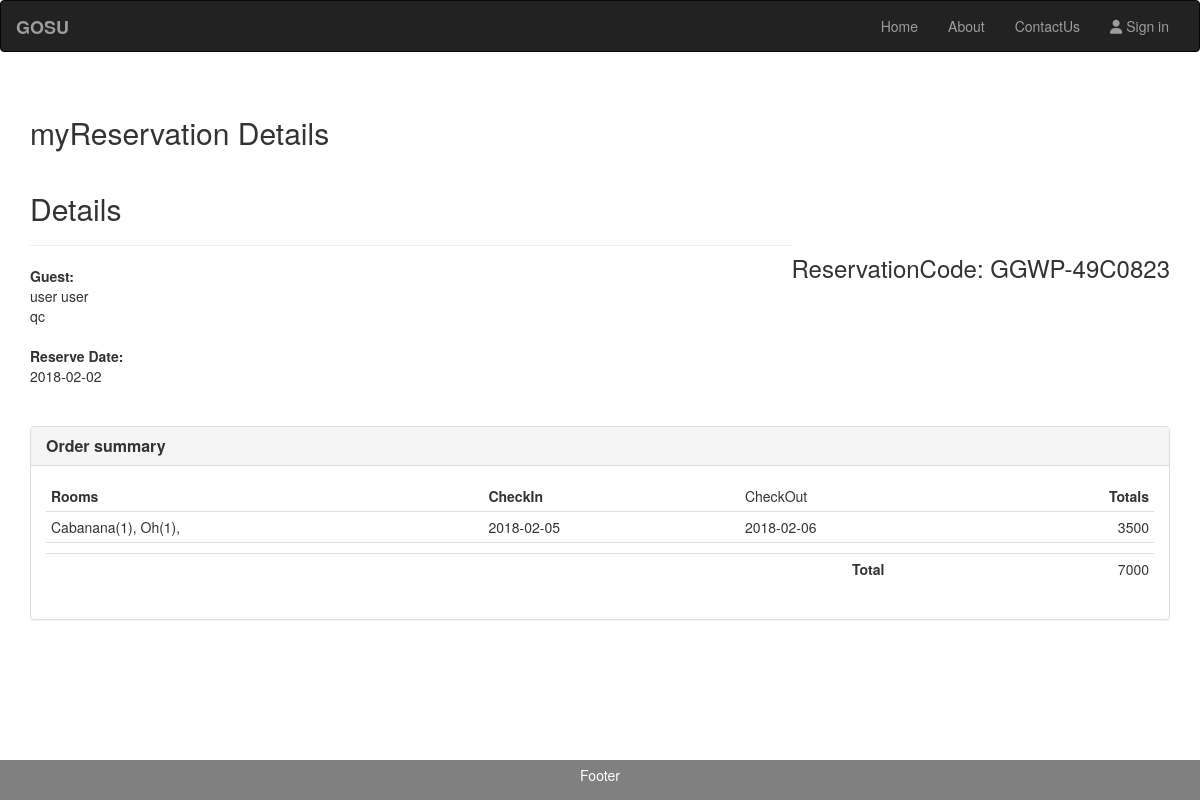
/reservationdetails.php?rcode=GGWP-49C0823, run on the app's committed database.
### tables this page shows
CREATE TABLE `users` (
  `id` int(11) NOT NULL,
  `firstname` varchar(100) DEFAULT NULL,
  `lastname` varchar(250) NOT NULL,
  `email` varchar(250) NOT NULL,
  `address` varchar(250) NOT NULL,
  `number` varchar(250) NOT NULL,
  `username` varchar(50) DEFAULT NULL,
  `password` varchar(50) DEFAULT NULL,
  `user_type` int(11) DEFAULT NULL,
  `status` int(11) NOT NULL
);

CREATE TABLE `reservation` (
  `reserveid` int(11) NOT NULL,
  `reservationcode` varchar(250) NOT NULL,
  `user_id` int(11) NOT NULL,
  `total` decimal(10,0) NOT NULL,
  `balance` decimal(10,0) NOT NULL,
  `dp` decimal(10,0) NOT NULL,
  `paymentstatus` int(11) NOT NULL,
  `checkin` date NOT NULL,
  `checkout` date NOT NULL,
  `reservationdate` date NOT NULL
);

CREATE TABLE `reservationdetails` (
  `id` int(11) NOT NULL,
  `reservationcode` varchar(250) NOT NULL,
  `user` varchar(250) NOT NULL,
  `room_id` int(11) NOT NULL,
  `checkin` date NOT NULL,
  `checkout` date NOT NULL,
  `qty` int(11) NOT NULL,
  `totalprice` decimal(10,0) NOT NULL,
  `status` varchar(250) NOT NULL
);

### reservationdetails.php (the view, shortened to what this page needs)
<?php
function displayTitle(){
	echo 'myReservation Details';
}
function displayContent() {
	require 'db/connection.php';
	$ID = $_GET['rcode'];
	$totalprice = 0;
	$sel = "SELECT * FROM reservationdetails JOIN users ON (reservationdetails.user = users.id)
	JOIN rooms ON (reservationdetails.room_id = rooms.id)
	JOIN reservation ON (reservationdetails.reservationcode = reservation.reservationcode)
	WHERE reservationdetails.reservationcode = '$ID' ORDER BY reservationdetails.reservationcode ";
		$res = mysqli_query($conn,$sel);
		$rname= "";
	while ($row = mysqli_fetch_array($res)) {
	$fname = $row['firstname'];
	$lname = $row['lastname'];
	$fullname = $fname.' '.$lname;
	$date = $row['reservationdate'];
	$rname .=  $row['name'].'('.count($rname).'), ';
	$price = $row['totalprice'];
	$totalprice += $row['totalprice'];
	$CheckIn = $row['checkin'];
	$CheckOut = $row['checkout'];
	$address = $row['address'];
	}
	echo '
    <div class="row">
        <div class="col-xs-12">
    		<div class="invoice-title">
    			<h2>Details</h2><h3 class="pull-right">ReservationCode: '.$ID.'</h3>
    		</div>
    		<hr>
    		<div class="row">
    			<div class="col-xs-6 text-left">
    				<address>
        			<strong>Guest:</strong><br>
    					'.$fullname.'<br>
    					'.$address.'
    				</address>
    			</div>
    		</div>
    		<div class="row">
    			<div class="col-xs-6 text-left">
    				<address>
    					<strong>Reserve Date:</strong><br>
    					'.$date.'<br><br>
    				</address>
    			</div>
    		</div>
    	</div>
    </div>
    <div class="row">
    	<div class="col-md-12">
    		<div class="panel panel-default">
    			<div class="panel-heading">
    				<h3 class="panel-title"><strong>Order summary</strong></h3>
    			</div>
    			<div class="panel-body">
    				<div class="table-responsive">
    					<table class="table table-condensed">
    						<thead>
                                <tr>
        							<td><strong>Rooms</strong></td>
        							<td ><strong>CheckIn</strong></td>
        							<td ><strong></strong>CheckOut</td>
        							<td class="text-right"><strong>Totals</strong></td>
                                </tr>
    						</thead>
    						<tbody>
                                <tr>
        							<td>'.$rname.'</td>
    								<td >'.$CheckIn.'</td>
    								<td >'.$CheckOut.'</td>
    								<td class="text-right">'.$price.'</td>
    							</tr>
    							<tr>
    								<td class="no-line"></td>
    								<td class="no-line"></td>
    								<td class="no-line text-center"><strong></strong></td>
    								<td class="no-line text-right"></td>
    							</tr>
    							<tr>
    								<td class="no-line"></td>
    								<td class="no-line"></td>
    								<td class="no-line text-center"><strong>Total</strong></td>
    								<td class="no-line text-right">'.$totalprice.'</td>
    							</tr>
    						</tbody>
    					</table>
    				</div>
    			</div>
    		</div>
    	</div>
    </div>
';
}
require 'template.php';
 ?>

### assets/style.css (style rules this page uses)
* { margin: 0; padding: 0; box-sizing: border-box; }

### data on the page
users: fullname "user user", address "qc"
reservation: reservationdate "2018-02-02", checkin "2018-02-05", checkout "2018-02-06"
reservationdetails: totalprice "3500"

### other printed values
$ID "GGWP-49C0823"
$rname "Cabanana(1), Oh(1),"
$totalprice "7000"
